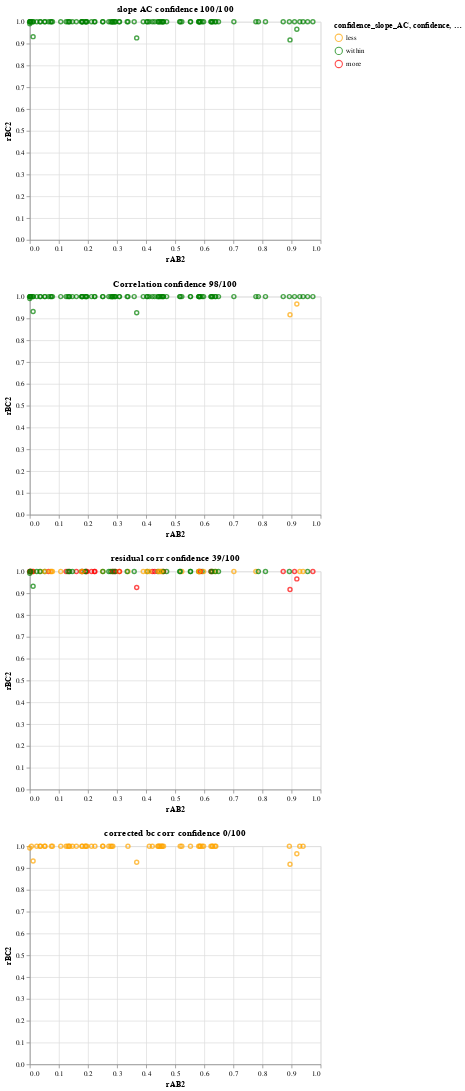

Write notebook code for a chart like this one.
### Code cell
add_confidence_stats(d, ABC_all)
confidence_graphs(d)
